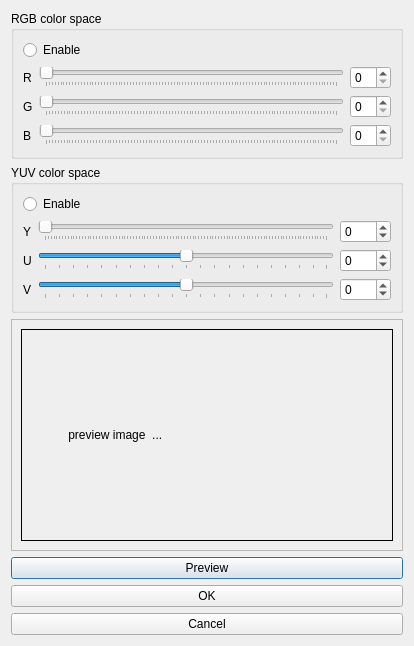
<?xml version="1.0" encoding="UTF-8"?>
<ui version="4.0">
 <class>rgb_yuv</class>
 <widget class="QDialog" name="rgb_yuv">
  <property name="geometry">
   <rect>
    <x>0</x>
    <y>0</y>
    <width>414</width>
    <height>646</height>
   </rect>
  </property>
  <property name="windowTitle">
   <string>Dialog</string>
  </property>
  <layout class="QVBoxLayout" name="verticalLayout">
   <item>
    <widget class="QGroupBox" name="groupBox">
     <property name="title">
      <string>RGB color space</string>
     </property>
     <layout class="QGridLayout" name="gridLayout_2">
      <item row="0" column="0" colspan="2">
       <widget class="QRadioButton" name="radioButtonRGB">
        <property name="enabled">
         <bool>true</bool>
        </property>
        <property name="text">
         <string>Enable</string>
        </property>
        <property name="checkable">
         <bool>true</bool>
        </property>
        <property name="checked">
         <bool>false</bool>
        </property>
       </widget>
      </item>
      <item row="1" column="0">
       <widget class="QLabel" name="label">
        <property name="text">
         <string>R</string>
        </property>
       </widget>
      </item>
      <item row="1" column="1">
       <widget class="QSlider" name="sliderRGB_R">
        <property name="maximum">
         <number>100</number>
        </property>
        <property name="value">
         <number>0</number>
        </property>
        <property name="orientation">
         <enum>Qt::Horizontal</enum>
        </property>
        <property name="tickPosition">
         <enum>QSlider::TicksBelow</enum>
        </property>
       </widget>
      </item>
      <item row="1" column="2">
       <widget class="QSpinBox" name="spinBoxRGB_R"/>
      </item>
      <item row="2" column="0">
       <widget class="QLabel" name="label_2">
        <property name="text">
         <string>G</string>
        </property>
       </widget>
      </item>
      <item row="2" column="1">
       <widget class="QSlider" name="sliderRGB_G">
        <property name="orientation">
         <enum>Qt::Horizontal</enum>
        </property>
        <property name="tickPosition">
         <enum>QSlider::TicksBelow</enum>
        </property>
       </widget>
      </item>
      <item row="2" column="2">
       <widget class="QSpinBox" name="spinBoxRGB_G"/>
      </item>
      <item row="3" column="0">
       <widget class="QLabel" name="label_3">
        <property name="text">
         <string>B</string>
        </property>
       </widget>
      </item>
      <item row="3" column="1">
       <widget class="QSlider" name="sliderRGB_B">
        <property name="orientation">
         <enum>Qt::Horizontal</enum>
        </property>
        <property name="tickPosition">
         <enum>QSlider::TicksBelow</enum>
        </property>
       </widget>
      </item>
      <item row="3" column="2">
       <widget class="QSpinBox" name="spinBoxRGB_B"/>
      </item>
     </layout>
    </widget>
   </item>
   <item>
    <widget class="QGroupBox" name="groupBox_2">
     <property name="title">
      <string>YUV color space</string>
     </property>
     <layout class="QGridLayout" name="gridLayout">
      <item row="0" column="0" colspan="2">
       <widget class="QRadioButton" name="radioButtonYUV">
        <property name="text">
         <string>Enable</string>
        </property>
       </widget>
      </item>
      <item row="1" column="0">
       <widget class="QLabel" name="label_4">
        <property name="text">
         <string>Y</string>
        </property>
       </widget>
      </item>
      <item row="1" column="1">
       <widget class="QSlider" name="sliderYUV_Y">
        <property name="minimum">
         <number>0</number>
        </property>
        <property name="orientation">
         <enum>Qt::Horizontal</enum>
        </property>
        <property name="tickPosition">
         <enum>QSlider::TicksBelow</enum>
        </property>
       </widget>
      </item>
      <item row="1" column="2">
       <widget class="QSpinBox" name="spinBoxYUV_Y">
        <property name="minimum">
         <number>-100</number>
        </property>
       </widget>
      </item>
      <item row="2" column="0">
       <widget class="QLabel" name="label_5">
        <property name="text">
         <string>U</string>
        </property>
       </widget>
      </item>
      <item row="2" column="1">
       <widget class="QSlider" name="sliderYUV_U">
        <property name="minimum">
         <number>-100</number>
        </property>
        <property name="orientation">
         <enum>Qt::Horizontal</enum>
        </property>
        <property name="tickPosition">
         <enum>QSlider::TicksBelow</enum>
        </property>
       </widget>
      </item>
      <item row="2" column="2">
       <widget class="QSpinBox" name="spinBoxYUV_U">
        <property name="minimum">
         <number>-100</number>
        </property>
       </widget>
      </item>
      <item row="3" column="0">
       <widget class="QLabel" name="label_6">
        <property name="text">
         <string>V</string>
        </property>
       </widget>
      </item>
      <item row="3" column="1">
       <widget class="QSlider" name="sliderYUV_V">
        <property name="minimum">
         <number>-100</number>
        </property>
        <property name="orientation">
         <enum>Qt::Horizontal</enum>
        </property>
        <property name="tickPosition">
         <enum>QSlider::TicksBelow</enum>
        </property>
       </widget>
      </item>
      <item row="3" column="2">
       <widget class="QSpinBox" name="spinBoxYUV_V">
        <property name="minimum">
         <number>-100</number>
        </property>
       </widget>
      </item>
     </layout>
     <zorder>layoutWidget_3</zorder>
     <zorder>layoutWidget_2</zorder>
     <zorder>radioButtonYUV</zorder>
     <zorder>layoutWidget_3</zorder>
     <zorder>layoutWidget_2</zorder>
     <zorder>layoutWidget_4</zorder>
    </widget>
   </item>
   <item>
    <widget class="QScrollArea" name="scrollArea">
     <property name="widgetResizable">
      <bool>true</bool>
     </property>
     <widget class="QWidget" name="scrollAreaWidgetContents">
      <property name="geometry">
       <rect>
        <x>0</x>
        <y>0</y>
        <width>390</width>
        <height>179</height>
       </rect>
      </property>
      <layout class="QGridLayout" name="gridLayout_3">
       <item row="0" column="0">
        <widget class="QLabel" name="label_7">
         <property name="frameShape">
          <enum>QFrame::Box</enum>
         </property>
         <property name="text">
          <string>             preview image  ...</string>
         </property>
        </widget>
       </item>
      </layout>
     </widget>
    </widget>
   </item>
   <item>
    <widget class="QPushButton" name="pushButton_preview">
     <property name="text">
      <string>Preview</string>
     </property>
    </widget>
   </item>
   <item>
    <widget class="QPushButton" name="pushButton_ok">
     <property name="text">
      <string>OK</string>
     </property>
    </widget>
   </item>
   <item>
    <widget class="QPushButton" name="pushButton_cancel">
     <property name="text">
      <string>Cancel</string>
     </property>
    </widget>
   </item>
  </layout>
 </widget>
 <resources/>
 <connections/>
</ui>
